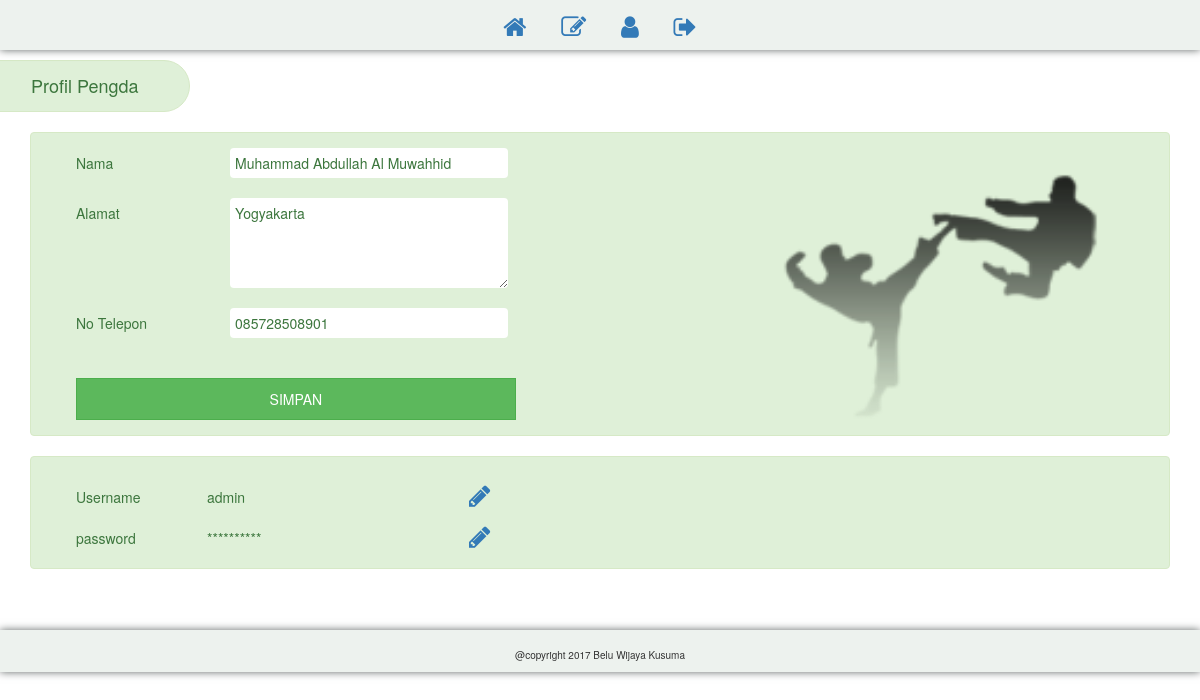
The page /index.php?p=profil (signed in) on the database its author committed.
### tables this page shows
CREATE TABLE IF NOT EXISTS `pengurus_daerah` (
  `id_pengda` int(11) NOT NULL AUTO_INCREMENT,
  `nama` varchar(150) NOT NULL,
  `jk` varchar(30) NOT NULL,
  `alamat` text NOT NULL,
  `telp` varchar(25) NOT NULL,
  `username` varchar(50) NOT NULL,
  `password` varchar(200) NOT NULL,
  PRIMARY KEY (`id_pengda`)
);

### pages/pengda-profile.php (the view, shortened to what this page needs)
<?php
		$username_pengda = $_SESSION['username'];
		$sql = mysqli_query($h, "SELECT * FROM pengurus_daerah WHERE username = '$username_pengda'");
		$data = mysqli_fetch_assoc($sql);
 ?>
		<main>
			<section id="new-kejuaraan" class="col-md-12 pad10-top-bot">
				<h4 class=" margin-20-left alert alert-success col-xs-2 tag">Profil Pengda</h4>
				<div class="container">
					<div class="col-md-12 alert alert-success">
						<div class="col-xs-7">
							<form action="index.php?p=profil" id="form-identitas" method="POST">
								<aside class="w-100">
									<div class="col-xs-3 marg5-top">
										Nama
									</div>
									<div class="col-xs-6">
										<input type="text" class="alert pad5 w-100 no-border h-30" name="nama" value="<?php echo $data["nama"] ?>">
									</div>
								</aside>
								<aside class="w-100">
									<div class="col-xs-3 pad5-top">
										Alamat
									</div>
									<div class="col-xs-6">
										<textarea name="alamat" class="alert pad5 no-border w-100" rows="4"><?php echo $data["alamat"] ?></textarea>
									</div>
								</aside>
								<aside class="w-100">
									<div class="col-xs-3 marg5-top">
										No Telepon
									</div>
									<div class="col-xs-6">
										<input type="text" class="alert pad5 w-100 no-border h-30" name="no_telp" value="<?php echo $data["telp"] ?>">
									</div>
								</aside>
								<div class="col-xs-12 pad5-top">
									<input type="button" class="btn btn-success col-xs-9 marg15-top pad10" id="btn-identitas" name="asd" value="SIMPAN">
								</div>
							</form>
						</div>
						<div id="bg-pendaftaran" class=" col-xs-5 bg-gambar" style="background-image: url('img/tendang2.png');">
						</div>
					</div>
					<div class="col-md-12 alert alert-success">
						<div class="col-xs-6">
							<aside class="w-100">
								<div class="col-xs-3 marg15-top">
                    Username
								</div>
								<div class="col-xs-6 marg15-top">
                    <?php echo $data["username"] ?>
								</div>
								<div class="col-xs-2 marg5-top">
										<a href="#" id="btn-edit-username" class="font-big"><i class="fa fa-pencil" aria-hidden="true"></i></a>
								</div>
							</aside>
							<aside class="w-100">
                <div class="col-xs-3 marg15-top">
                    password
								</div>
								<div class="col-xs-6 marg15-top">
                    **********
								</div>
								<div class="col-xs-2 marg5-top">
										<a href="#" id="btn-edit-password" class="font-big"><i class="fa fa-pencil" aria-hidden="true"></i></a>
								</div>
							</aside>
						</div>
						<div class=" col-xs-6">
						</div>
					</div>
				</div>
			</section>
		</main>

### css/style.css (style rules this page uses)
a { outline: 0px; }
.no-border { border: none; }
.marg5-top { margin-top:5px; }
.marg15-top { margin-top:15px; }
.pad5-top { padding-top:5px; }
.pad10 { padding : 10px; }
.pad5 { padding : 5px; }
.pad10-top-bot { padding-top:10; padding-bottom:10; }
.h-30 { height:30px; }
.margin-20-left { margin-left: -20px; }
.tag { padding-left:35px; border-top-right-radius: 2em; border-bottom-right-radius: 2em; }
.font-big { font-size: 25px; }
.w-100, .w-30, .w-50, .w-1, .w-10, .w-15, .w-20, .w-12, .w-80, .w-75 { float : left; }
.w-100 { width:100%; }
.bg-gambar { -webkit-background-size: 100%; -moz-background-size: 100%; -o-background-size: 100%; background-size: 100%; -webkit-background-size: cover; -moz-background-size: cover; -o-background-size: cover; background-size: cover; background-attachment: relative; background-position: center; }

### rows shown on the page
pengurus_daerah: nama "Muhammad Abdullah Al Muwahhid", alamat "Yogyakarta", no_telp "085728508901", username "admin"
